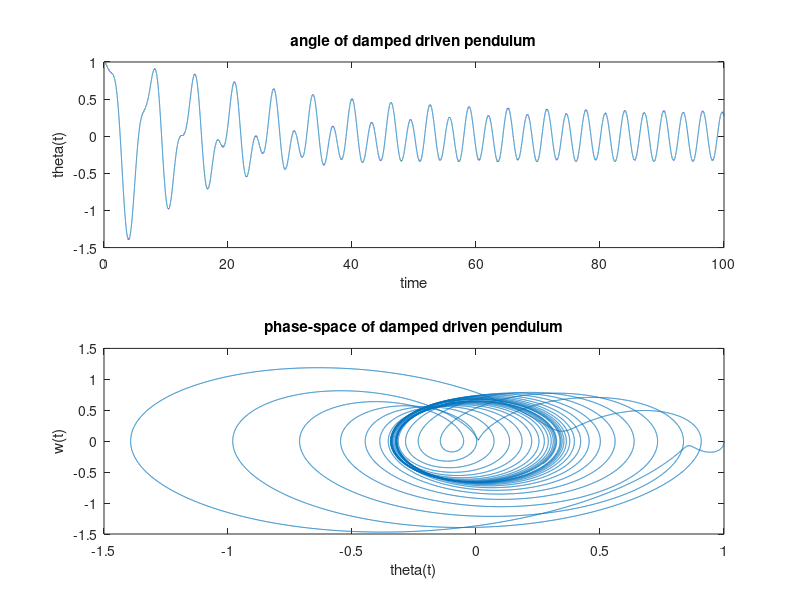

The MATLAB script that drew this image:
%% Verlet algorithm (damped and driven pendulum)
clf; %clear all previous figures

omega = 2; Q = 1; gamma = 0.1; K = 1; %set constant values
dt = 0.001; h=dt; %set time step
x1 = []; x=[]; v = []; a = []; %build arrays for x,v, and a
%in this case x = theta, v = angular velocity, and a = angular acceleration
x(1) = 1; x(2) = 1; x1(1) = 1; x1(2) = 1; %set initial values
v(1)= 0 ;a(1)=-K*sin(x(1))-gamma*v(1)+Q*sin(omega*1*dt); 
N = 1:10^5; %total number of time steps
for i = 2:length(N)-1; %use verlet twice to simulate damped driven pendulum
    a(i) = -K*sin(x(i)) - (gamma)*v(i-1) + Q*sin(omega*i*dt); 
    x1(i+1) = 2*x1(i) - x1(i-1) + (h^2)*a(i); 
    v(i+1) = (x1(i+1)-x(i-1))/(2*h); 
    x(i+1) = x(i) + h*v(i); 
end
subplot(2,1,1); plot(N*dt,x); xlabel('time'); ylabel('theta(t)');
title('angle of damped driven pendulum');
subplot(2,1,2); plot(x,v); xlabel('theta(t)'); ylabel('w(t)')
title('phase-space of damped driven pendulum');